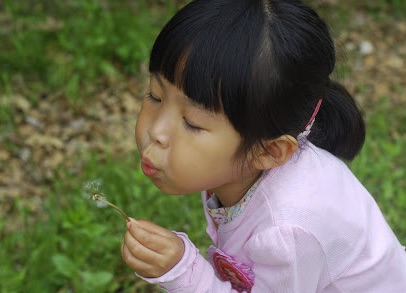
#> input picture img/girl.jpg, 406 x 293 px
$ python bitwise_masking.py
#> lines starting #> are read from the running program, lines starting #| are printed output that depends on the picture; after the words box and inside, x2 and y2 are one past the last pixel; in counts of white or black regions, pixels touching at a corner belong together
import numpy as np, cv2
import matplotlib.pylab as plt

# 이미지 읽기
img = cv2.imread('../img/girl.jpg')
#> img is the input picture: shape (293, 406, 3); mean B, G, R 82.4, 104.7, 105.5

# 마스크 만들기
mask = np.zeros_like(img)
cv2.circle(mask, (150, 140), 100, (255,255,255), -1)    # cv2.circle(대상 이미지, (원점x, 원점y), 반지름, (색상), 채우기)
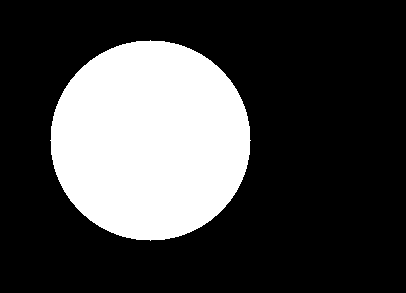
#> mask: shape (293, 406, 3); 26.4% white; 1 white region, box (x1, y1, x2, y2) and area: (50, 40, 251, 241) 31417

# 마스킹
masked = cv2.bitwise_and(img, mask)
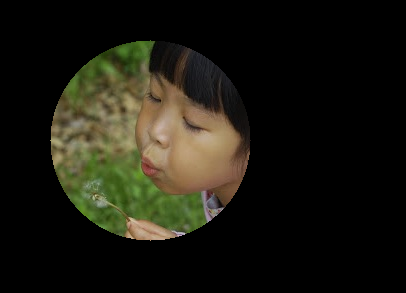
#> masked: shape (293, 406, 3); mean B, G, R 16.3, 25.9, 27.2

# 결과 출력
cv2.imshow('original', img)
cv2.imshow('mask', mask)
cv2.imshow('masked', masked)
cv2.waitKey()
cv2.destroyAllWindows()
